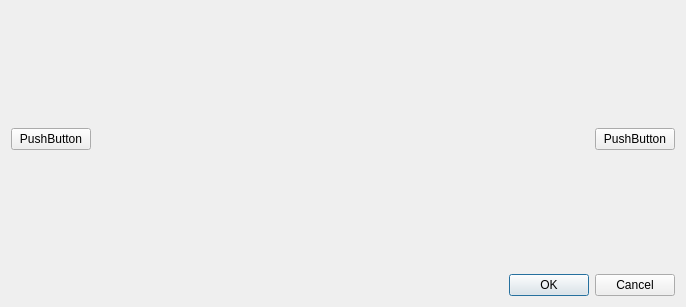
<?xml version="1.0" encoding="UTF-8"?>
<ui version="4.0">
 <class>Dialog</class>
 <widget class="QDialog" name="Dialog">
  <property name="geometry">
   <rect>
    <x>0</x>
    <y>0</y>
    <width>686</width>
    <height>307</height>
   </rect>
  </property>
  <property name="windowTitle">
   <string>Dialog</string>
  </property>
  <layout class="QGridLayout" name="gridLayout">
   <item row="0" column="0">
    <layout class="QVBoxLayout" name="verticalLayout">
     <item>
      <layout class="QHBoxLayout" name="horizontalLayout">
       <item>
        <widget class="QPushButton" name="pb_addConfigLine">
         <property name="text">
          <string>PushButton</string>
         </property>
        </widget>
       </item>
       <item>
        <spacer name="horizontalSpacer">
         <property name="orientation">
          <enum>Qt::Horizontal</enum>
         </property>
         <property name="sizeHint" stdset="0">
          <size>
           <width>40</width>
           <height>20</height>
          </size>
         </property>
        </spacer>
       </item>
       <item>
        <widget class="QPushButton" name="pb_more">
         <property name="text">
          <string>PushButton</string>
         </property>
        </widget>
       </item>
      </layout>
     </item>
     <item>
      <layout class="QHBoxLayout" name="horizontalLayout_2" stretch=""/>
     </item>
    </layout>
   </item>
   <item row="1" column="0">
    <widget class="QDialogButtonBox" name="buttonBox">
     <property name="orientation">
      <enum>Qt::Horizontal</enum>
     </property>
     <property name="standardButtons">
      <set>QDialogButtonBox::Cancel|QDialogButtonBox::Ok</set>
     </property>
    </widget>
   </item>
  </layout>
 </widget>
 <resources/>
 <connections>
  <connection>
   <sender>buttonBox</sender>
   <signal>accepted()</signal>
   <receiver>Dialog</receiver>
   <slot>accept()</slot>
   <hints>
    <hint type="sourcelabel">
     <x>248</x>
     <y>254</y>
    </hint>
    <hint type="destinationlabel">
     <x>157</x>
     <y>274</y>
    </hint>
   </hints>
  </connection>
  <connection>
   <sender>buttonBox</sender>
   <signal>rejected()</signal>
   <receiver>Dialog</receiver>
   <slot>reject()</slot>
   <hints>
    <hint type="sourcelabel">
     <x>316</x>
     <y>260</y>
    </hint>
    <hint type="destinationlabel">
     <x>286</x>
     <y>274</y>
    </hint>
   </hints>
  </connection>
 </connections>
</ui>
